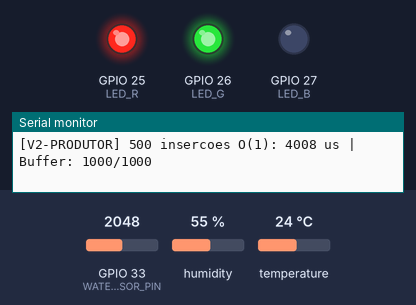
Bench run of a program on a simulated ESP32. Parts: output pins drawn as LEDs (lit = HIGH), the last lines printed to the serial monitor. The test bench sets the inputs (shaded band); at power-on: GPIO 33 (WATER_SENSOR_PIN) = 2048, humidity 55 %, temperature 24 °C. WiFi joins after 1.5 s; servers stay silent unless stated; no MQTT or app messages arrive unless stated.

Above: at 3.1 s.
3.2 s: GPIO 33 (WATER_SENSOR_PIN) set to 1639
10.8 s: GPIO 33 (WATER_SENSOR_PIN) set to 1517
At 12.2 s:
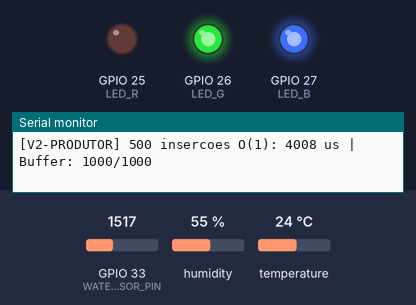
12.5 s: GPIO 33 (WATER_SENSOR_PIN) set to 0
At 14.3 s:
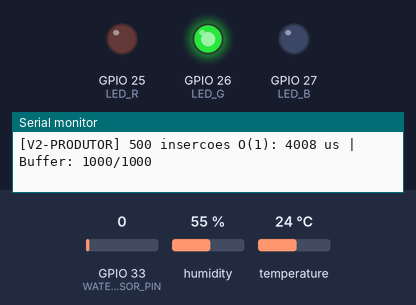
Timing chart, 0 to 15.8 s (numbered marks = the images above; inputs shaded):
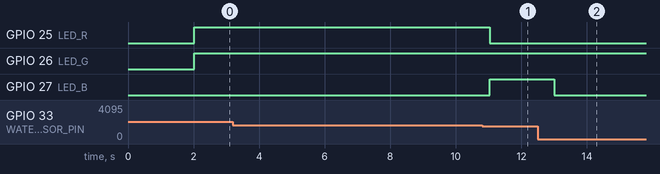

Measured:
- the behaviour switches between 1575 and 1574 on GPIO 33 (WATER_SENSOR_PIN) (found by bisection; images 0 and 1)
- after the input at 10.8 s, GPIO 25 (LED_R): HIGH → LOW after 0.23 s; GPIO 27 (LED_B): LOW → HIGH after 0.23 s
- after the input at 12.5 s, GPIO 27 (LED_B): HIGH → LOW after 0.51 s

The program:

main.cpp
```cpp
#include <Arduino.h>
#include <WiFi.h>
#include <PubSubClient.h>
#include <DHT.h>

#define WATER_SENSOR_PIN 33
#define DHT_PIN 4
#define DHT_TYPE DHT11

#define LED_R 25
#define LED_G 26
#define LED_B 27

const char* WIFI_SSID = "Iphone_Hugo";
const char* WIFI_PASS = "Hugo030205";
const char* MQTT_BROKER = "172.20.10.9";
const int MQTT_PORT = 1883;
const char* MQTT_TOPIC_DADOS = "elevatorguard/dados";
const char* MQTT_TOPIC_PERF = "elevatorguard/performance";

WiFiClient espClient;
PubSubClient mqtt(espClient);
DHT dht(DHT_PIN, DHT_TYPE);


#define BUFFER_SIZE 1000

struct Amostra {
    float nivel_cm;
    float umidade;
    unsigned long timestamp;
};

struct RingBuffer {
    Amostra dados[BUFFER_SIZE];
    int head;
    int tail;
    int count;

    void init() {
        head = 0;
        tail = 0;
        count = 0;
    }

    void push(Amostra a) {
        dados[head] = a;
        head = (head + 1) % BUFFER_SIZE;
        if (count < BUFFER_SIZE) {
            count++;
        } else {
            tail = (tail + 1) % BUFFER_SIZE;
        }
    }

    Amostra pop() {
        Amostra a = dados[tail];
        tail = (tail + 1) % BUFFER_SIZE;
        count--;
        return a;
    }

    bool isEmpty() {
        return count == 0;
    }

    bool isFull() {
        return count == BUFFER_SIZE;
    }
};

RingBuffer bufferCircular;

// ============================================================
// VERTENTE 1: Deslocamento de Array (Ineficiente - O(n))
// ============================================================
Amostra arrayLinear[BUFFER_SIZE];
int arrayCount = 0;

void pushLinear(Amostra a) {
    if (arrayCount >= BUFFER_SIZE) {
        for (int i = 0; i < BUFFER_SIZE - 1; i++) {
            arrayLinear[i] = arrayLinear[i + 1];
        }
        arrayLinear[BUFFER_SIZE - 1] = a;
    } else {
        arrayLinear[arrayCount] = a;
        arrayCount++;
    }
}

// ============================================================
// Conexao WiFi e MQTT
// ============================================================
void conectarWiFi() {
    Serial.print("Conectando ao WiFi");
    WiFi.begin(WIFI_SSID, WIFI_PASS);
    while (WiFi.status() != WL_CONNECTED) {
        delay(500);
        Serial.print(".");
    }
    Serial.println();
    Serial.print("Conectado! IP: ");
    Serial.println(WiFi.localIP());
}

void conectarMQTT() {
    while (!mqtt.connected()) {
        Serial.print("Conectando ao MQTT...");
        if (mqtt.connect("elevatorguard-esp32")) {
            Serial.println("conectado!");
        } else {
            Serial.print("falhou (rc=");
            Serial.print(mqtt.state());
            Serial.println("). Tentando novamente em 3s...");
            delay(3000);
        }
    }
}

// ============================================================
// Sensores e LED
// ============================================================
int medirNivel() {
    return analogRead(WATER_SENSOR_PIN);
}

void setLed(bool r, bool g, bool b) {
    digitalWrite(LED_R, r);
    digitalWrite(LED_G, g);
    digitalWrite(LED_B, b);
}

const char* classificarStatus(float nivel_cm, float umidade) {
    if (nivel_cm >= 3.0 || umidade >= 95) return "critico";
    if (nivel_cm >= 2.0 || umidade >= 85) return "atencao";
    return "normal";
}

// ============================================================
// Teste de Estresse - compara as duas vertentes com N insercoes
// ============================================================
void testeEstresse(int N) {
    Serial.printf("\n=== TESTE DE ESTRESSE: N = %d ===\n", N);

    Amostra amostraFake = {5.0, 65.0, micros()};

    // --- Vertente 1: Deslocamento Linear ---
    arrayCount = 0;
    unsigned long startLinear = micros();
    for (int i = 0; i < N; i++) {
        amostraFake.timestamp = micros();
        pushLinear(amostraFake);
    }
    unsigned long duracaoLinear = micros() - startLinear;
    uint32_t heapDepoisLinear = ESP.getFreeHeap();

    // --- Vertente 2: Buffer Circular ---
    bufferCircular.init();
    unsigned long startCircular = micros();
    for (int i = 0; i < N; i++) {
        amostraFake.timestamp = micros();
        bufferCircular.push(amostraFake);
    }
    unsigned long duracaoCircular = micros() - startCircular;
    uint32_t heapDepoisCircular = ESP.getFreeHeap();

    // --- Resultados ---
    Serial.printf("Vertente 1 (Linear):   %lu us | Heap: %u bytes\n", duracaoLinear, heapDepoisLinear);
    Serial.printf("Vertente 2 (Circular): %lu us | Heap: %u bytes\n", duracaoCircular, heapDepoisCircular);
    Serial.printf("Speedup: %.2fx mais rapido\n", (float)duracaoLinear / (float)duracaoCircular);

    // Publica comparativo via MQTT (com retain pra dashboard nao perder)
    char payload[256];
    snprintf(payload, sizeof(payload),
        "{\"N\":%d,\"linear_us\":%lu,\"circular_us\":%lu,\"heap_linear\":%u,\"heap_circular\":%u,\"speedup\":%.2f}",
        N, duracaoLinear, duracaoCircular, heapDepoisLinear, heapDepoisCircular,
        (float)duracaoLinear / (float)duracaoCircular);
    mqtt.publish(MQTT_TOPIC_PERF, payload, true);
}

// ============================================================
// Variaveis de instrumentacao
// ============================================================
unsigned long latenciaV1 = 0;
unsigned long latenciaV2 = 0;
#define INSERCOES_POR_CICLO 500

// ============================================================
// VERTENTE 1: Envio Sincrono (bloqueia amostragem)
// Le sensor -> desloca array N vezes -> envia MQTT -> so entao libera
// ============================================================
void vertente1_sincrono() {
    unsigned long inicioTotal = micros();

    // Leitura do sensor
    int nivelRaw = medirNivel();
    float umidade = dht.readHumidity();
    float nivel_cm = (nivelRaw / 2100.0) * 4.0;

    Amostra novaAmostra = {nivel_cm, umidade, micros()};

    // Insercao com deslocamento O(n) - multiplas insercoes pra evidenciar custo
    unsigned long t1 = micros();
    for (int i = 0; i < INSERCOES_POR_CICLO; i++) {
        novaAmostra.timestamp = micros();
        pushLinear(novaAmostra);
    }
    unsigned long latenciaInsercao = micros() - t1;

    // Envio MQTT SINCRONO - bloqueia ate completar
    char payload[200];
    snprintf(payload, sizeof(payload),
        "{\"vertente\":1,\"nivel_cm\":%.1f,\"umidade\":%.1f,\"status\":\"%s\"}",
        nivel_cm, umidade, classificarStatus(nivel_cm, umidade));
    mqtt.publish(MQTT_TOPIC_DADOS, payload);

    // Tempo total inclui leitura + insercao + envio (tudo bloqueante)
    unsigned long tempoTotal = micros() - inicioTotal;

    Serial.printf("[V1-SINCRONO] %d insercoes: %lu us | Total: %lu us\n",
        INSERCOES_POR_CICLO, latenciaInsercao, tempoTotal);

    latenciaV1 = latenciaInsercao;
}

// ============================================================
// VERTENTE 2: Produtor-Consumidor (buffer absorve latencia)
// Produtor: le sensor -> push no ring buffer O(1) -> retorna imediatamente
// Consumidor: em outro momento, consome do buffer e envia MQTT
// ============================================================
void vertente2_produtor() {
    // PRODUTOR: le sensor e insere no buffer - NAO envia MQTT aqui
    int nivelRaw = medirNivel();
    float umidade = dht.readHumidity();
    float nivel_cm = (nivelRaw / 2100.0) * 4.0;

    Amostra novaAmostra = {nivel_cm, umidade, micros()};

    // Mesma quantidade de insercoes pra comparacao justa
    unsigned long t2 = micros();
    for (int i = 0; i < INSERCOES_POR_CICLO; i++) {
        novaAmostra.timestamp = micros();
        bufferCircular.push(novaAmostra);
    }
    latenciaV2 = micros() - t2;

    Serial.printf("[V2-PRODUTOR] %d insercoes O(1): %lu us | Buffer: %d/%d\n",
        INSERCOES_POR_CICLO, latenciaV2, bufferCircular.count, BUFFER_SIZE);
}

void vertente2_consumidor() {
    // CONSUMIDOR: envia dados acumulados no buffer sem bloquear o produtor
    if (bufferCircular.isEmpty()) return;

    // Envia o lote de amostras disponiveis (ate 10 por ciclo pra nao travar)
    int enviados = 0;
    while (!bufferCircular.isEmpty() && enviados < 10) {
        Amostra a = bufferCircular.pop();
        char payload[200];
        snprintf(payload, sizeof(payload),
            "{\"vertente\":2,\"nivel_cm\":%.1f,\"umidade\":%.1f,\"status\":\"%s\"}",
            a.nivel_cm, a.umidade, classificarStatus(a.nivel_cm, a.umidade));
        mqtt.publish(MQTT_TOPIC_DADOS, payload);
        enviados++;
    }

    Serial.printf("[V2-CONSUMIDOR] Enviou %d amostras | Restam: %d\n",
        enviados, bufferCircular.count);
}

// ============================================================
// Setup e Loop
// ============================================================
void setup() {
    Serial.begin(115200);
    dht.begin();

    pinMode(LED_R, OUTPUT);
    pinMode(LED_G, OUTPUT);
    pinMode(LED_B, OUTPUT);

    conectarWiFi();
    mqtt.setServer(MQTT_BROKER, MQTT_PORT);

    bufferCircular.init();

    Serial.println("ElevatorGuard - Analise de Algoritmos");
    Serial.println("Buffer Circular vs Deslocamento Linear");
    Serial.println("======================================");

    // Testes de estresse ao iniciar (diferentes escalas de N)
    conectarMQTT();
    mqtt.loop();
    testeEstresse(100);
    mqtt.loop();
    testeEstresse(5000);
    mqtt.loop();
    testeEstresse(20000);
    mqtt.loop();

    Serial.println("\n=== Iniciando monitoramento continuo ===\n");
}

unsigned long ultimaLeitura = 0;
unsigned long ultimoEnvioConsumidor = 0;
unsigned long ultimoEstresse = 0;
const unsigned long INTERVALO_LEITURA = 1000;
const unsigned long INTERVALO_CONSUMIDOR = 5000;
const unsigned long INTERVALO_ESTRESSE = 10000;

void loop() {
    if (!mqtt.connected()) conectarMQTT();
    mqtt.loop();

    unsigned long agora = millis();

    // --- Amostragem a cada 3s: ambas vertentes leem o sensor ---
    if (agora - ultimaLeitura >= INTERVALO_LEITURA) {
        ultimaLeitura = agora;

        // Vertente 1: leitura + insercao + envio MQTT (tudo bloqueante)
        vertente1_sincrono();

        // Vertente 2: so o PRODUTOR roda aqui (push no buffer, sem envio)
        vertente2_produtor();

        // LED de status baseado na ultima leitura
        int nivelRaw = analogRead(WATER_SENSOR_PIN);
        float nivel_cm = (nivelRaw / 2100.0) * 4.0;
        float umidade = dht.readHumidity();
        const char* status = classificarStatus(nivel_cm, umidade);
        if (strcmp(status, "critico") == 0) {
            setLed(1, 1, 0);
        } else if (strcmp(status, "atencao") == 0) {
            setLed(0, 1, 1);
        } else {
            setLed(0, 1, 0);
        }

        // Publica metricas de performance comparativas
        char payloadPerf[200];
        snprintf(payloadPerf, sizeof(payloadPerf),
            "{\"linear_us\":%lu,\"circular_us\":%lu,\"heap_livre\":%u,\"buffer_count\":%d}",
            latenciaV1, latenciaV2, ESP.getFreeHeap(), bufferCircular.count);
        mqtt.publish(MQTT_TOPIC_PERF, payloadPerf);
    }

    // --- Consumidor da Vertente 2: roda em intervalo SEPARADO ---
    if (agora - ultimoEnvioConsumidor >= INTERVALO_CONSUMIDOR) {
        ultimoEnvioConsumidor = agora;
        vertente2_consumidor();
    }

    // --- Teste de estresse periodico (a cada 30s) ---
    if (agora - ultimoEstresse >= INTERVALO_ESTRESSE) {
        ultimoEstresse = agora;
        Serial.println("\n--- Executando testes de estresse periodicos ---");
        testeEstresse(100);
        mqtt.loop();
        testeEstresse(5000);
        mqtt.loop();
        testeEstresse(20000);
        mqtt.loop();
    }
}
```
